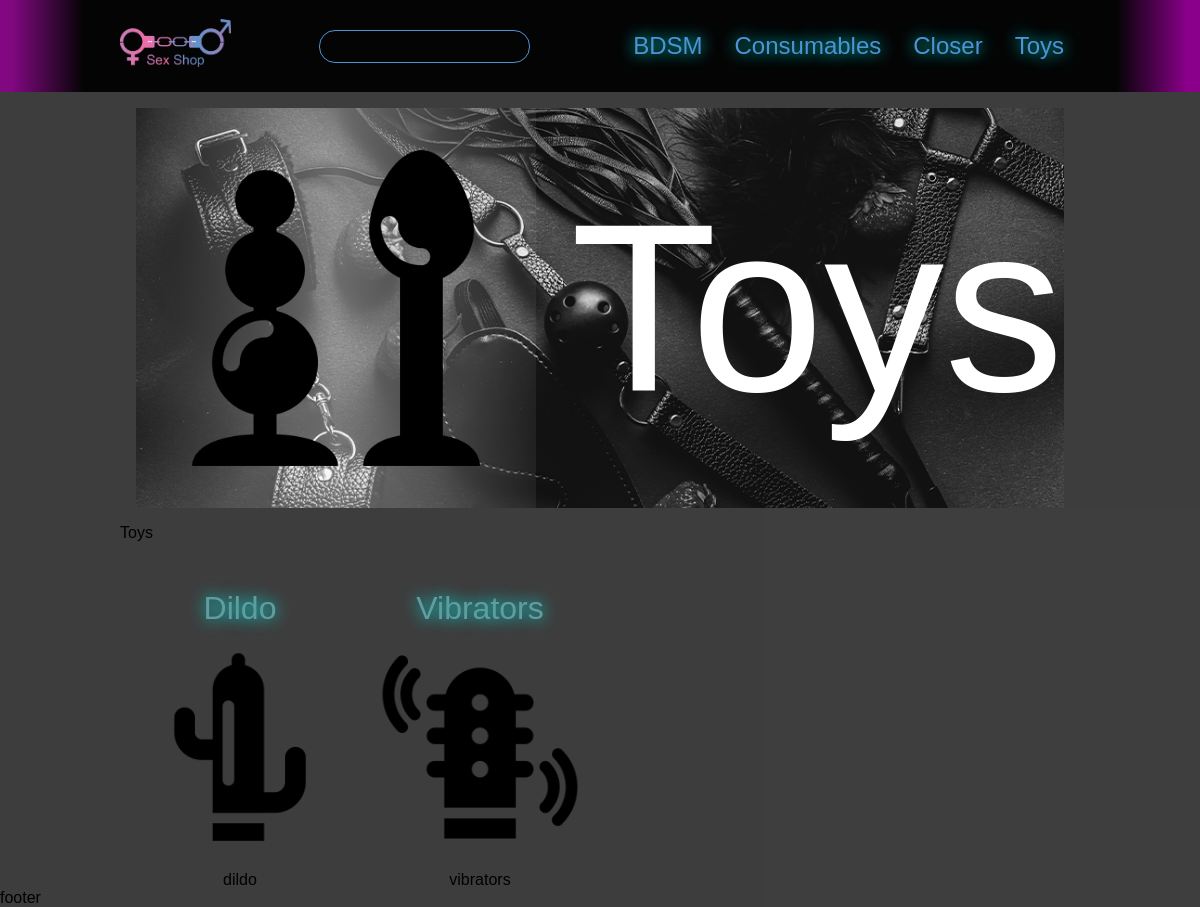
The page /toys on the database its author committed.
### app/models.py (models this page shows, shortened)
class Section(models.Model):
    title = models.CharField(max_length=23)
    description = models.CharField(max_length=1000)
    image = models.ImageField(upload_to = 'images/')
    slug = models.CharField(max_length=72, editable=False, auto_created=True)

class Category(models.Model):
    title = models.CharField(max_length=23)
    description = models.CharField(max_length=1000)
    section = models.ManyToManyField(Section)
    image = models.ImageField(upload_to = 'images/')
    slug = models.CharField(max_length=72, editable=False, auto_created=True)

### app/views.py (the view)
# urls.py: path('<slug:slug>', section, name="<slug>"),
def section(req, slug):
    sections = Section.objects.all()
    categories = Category.objects.all()
    products = Product.objects.all()
    categories_of_sextion_arr = []
    need_section = Section.objects.filter(slug=slug)
    for el in need_section:
        category_list = Category.objects.filter(section=el).all()
    for category in category_list:
        categories_of_sextion_arr.append(category)
    return render(req, "app/section.html", {
        "sections": sections,
        "categories": categories,
        "products": products,
        "categories_of_sextion_arr": categories_of_sextion_arr,
        "need_section": need_section
    })

### app/templates/app/section.html (shortened to what this page needs)
{% extends '_base.html'%}
{% load static %}
{% block style %}
    <link rel="stylesheet" href="{% static 'app/app.css' %}">
{% endblock style %}
{% block header %}
    {% include 'app/includes/_header.html' %}
{% endblock header %}
{% block main %}
    <main class="main">
        <div class="content">
        {% include 'app/includes/_sections.html' %}
        </div>
    </main>
{% endblock main %}
{% block footer %}
{% include 'app/includes/_footer.html' %}
{% endblock footer %}

### app/templates/app/includes/_header.html
<header class="header">
    <div class="header-container">
        <div class="logo_wrapper">
            <a href="/">
                <img class="header-logo" src="../../../../static/images/logo.png" alt="No image">
            </a>
        </div>
        <div class="input">
            <input type="input" class="search">
        </div>
        <nav class="header-nav">
            <ul class="nav-list">
            {% for section in sections%}
                <li class="section">
                    <a href="../{{section.slug}}" class="section-title">
                        {{section.title}}
                    </a>
                </li>
            {% endfor%}
            </ul>
        </nav>
    </div>
</header>

### app/templates/app/includes/_sections.html
<div class="section__wrapper">
    {%for section in need_section%}
    <div class="section">
        <div class="banner_category">
            <img
                class="sections-icon"
                src="../../../../media/{{section.image}}"
                alt="Not image"
            >
            <div class="section__title">
                {{section.title}}
            </div>
        </div>
    </div>
    <div class="section__description">
        {{section.description}}
    </div>
    {%endfor%}
</div>
<div class="category__wrapper">
    {% for cat in categories_of_sextion_arr %}
    <div class="category__container">
        <div class="category-title">
            <a href="/category/{{cat.slug}}">{{cat.title}}</a>
        </div>
        <div class="category-img">
            <img
                class="category-image"
                src="../../../../media/{{cat.image}}"
                alt="Not image"
            >
        </div>
        <div class="category-description">
            {{cat.description}}
        </div>
    </div>
    {% endfor %}
</div>

### app/static/app/app.css (style rules this page uses)
main { display: flex; justify-content: center; }
.section { margin: 1rem; display: flex; justify-content: space-between; }
.content { width: 80%; }
.category__wrapper { padding-top: 3rem; display: grid; grid-template-columns: 1fr 1fr 1fr 1fr 1fr; text-align: center; }
.category-title { color: cadetblue; text-shadow: 0 0 1rem cyan; font-size: 2rem; }
.sections-icon { max-width: 25rem; background: linear-gradient(to right, rgba(131, 131, 131, 0.059), rgba(255, 255, 255, 0.384), rgba(146, 146, 146, 0.11)); }
.category-image { height: 15rem; }
.banner_category { display: flex; justify-content: space-between; align-items: center; width: 100%; height: 25rem; background-image: url("/static/images/bdsm.png"); }
.section__title { color: white; font-size: 15rem; }
.slide, .sales, .banner_category { background-size: cover; background-position: center; background-repeat: no-repeat; }

### static/style.css (style rules this page uses)
* { padding: 0; margin: 0; box-sizing: border-box; }
html { font-family: sans-serif; }
a { text-decoration: none; color: inherit; }
li { list-style-type: none; }
.header { background: linear-gradient(to right, rgba(139, 0, 139, 0.872) 1%, rgba(0, 0, 0, 0.935) 7% 93%, darkmagenta 99%); color: rgb(76, 148, 212); padding: 1rem 0 1rem 0; font-size: 1.5rem; display: flex; justify-content: center; }
.header-container { text-shadow: 0 0 1rem cyan; width: 80%; display: flex; justify-content: space-between; align-items: center; }
.header-logo { height: 3rem; }
.nav-list { display: flex; justify-content: space-between; }
.search { background: none; border: 1px solid rgb(76, 148, 212); border-radius: 1rem; padding: 0.5rem 1rem ; }

### rows shown on the page
Section: title "BDSM"
Section: title "Consumables"
Section: title "Closer"
Section: title "Toys", image (picture), description "Toys"
Category: title "Dildo", image (picture), description "dildo"
Category: title "Vibrators", image (picture), description "vibrators"
